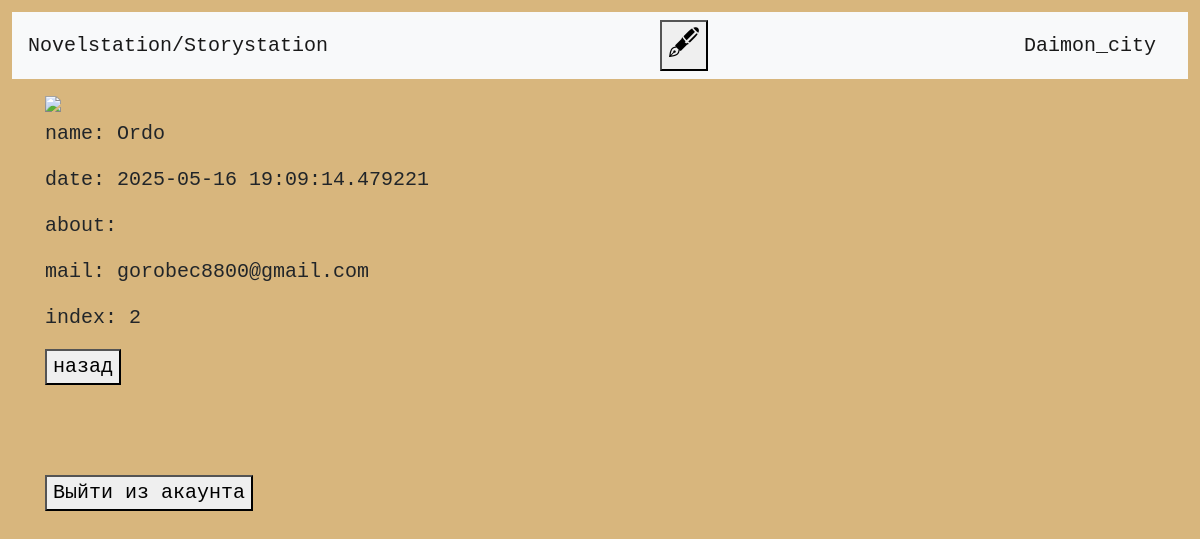
The page /profile/2 (signed in) on the database its author committed.
### data/users.py (models this page shows, shortened)
class User(SqlAlchemyBase, UserMixin):
    __tablename__ = 'users'
    id = sqlalchemy.Column(sqlalchemy.Integer, primary_key=True, autoincrement=True)
    name = sqlalchemy.Column(sqlalchemy.String(50), nullable=True)
    about = sqlalchemy.Column(sqlalchemy.String, nullable=True)
    email = sqlalchemy.Column(sqlalchemy.String, index=True, unique=True, nullable=True)
    hashed_password = sqlalchemy.Column(sqlalchemy.String, nullable=True)
    created_date = sqlalchemy.Column(sqlalchemy.DateTime, default=datetime.now)
    chapters = sqlalchemy.Column(sqlalchemy.String, nullable=True)
    img = sqlalchemy.Column(sqlalchemy.Integer, default=0)

### server.py (the view)
@app.route('/profile/<int:id>')
@login_required
def profile(id):
    db_sess = db_session.create_session()
    user = db_sess.query(User).get(id)
    return render_template('profile.html', user=user, title=f"{user.name}'s Profile")

### data/db_session.py (called while the page is built)
def create_session() -> Session:
    global __factory
    return __factory()

### server.py (called while the page is built)
@login_manager.user_loader
def load_user(user_id):
    db_sess = db_session.create_session()
    return db_sess.query(User).get(user_id)

### templates/profile.html
{% extends "base.html" %}
{% block head%}
<link rel="stylesheet" href="../static/base.css">
{% endblock %}
{% block content %}
    <img src="../ava/0.jpg">
    <p>name: {{ user.name }}</p>
    <p>date: {{ user.created_date }}</p>
    <p>about: {{ user.about }}</p>
    <p>mail: {{ user.email }}</p>
    <p>index: {{ user.id }}</p>
    <form action="/">
        <button>назад</button>
    </form>
<br>
<br>
<br>
<form action="/logout">
    <button>Выйти из акаунта</button>
</form>
{% endblock %}

### templates/base.html (shortened to what this page needs)
<!doctype html>
<html lang="ru">
<head>
    <link rel="stylesheet"
          href="https://stackpath.bootstrapcdn.com/bootstrap/4.4.1/css/bootstrap.min.css"
>
    {% block head %}{% endblock %}
</head>
<body>
<header>
    <nav class="navbar navbar-light bg-light">
        <a class="navbar-brand" href="/">Novelstation/Storystation</a>
        {% if current_user.is_authenticated %}
        <form action="/personal/{{ current_user.id }}">
            <button style="font-size: 30px" type="text" required>🖋</button>
        </form>
        <a class="navbar-brand" href="/profile/{{ current_user.id }}">{{ current_user.name }}</a>
        {% else %}
        <p>
            <a class="btn btn-primary " href="/register">Зарегистрироваться</a>
            <a class="btn btn-success" href="/login">Войти</a>
        </p>
        {% endif %}
    </nav>
</header>
<main role="main" class="container">
    <div style="margin-top: 10px">
    {% block content %}{% endblock %}
    </div>
</main>
</body>
</html>

### static/base.css (style rules this page uses)
body { text-align: left; margin: 1vw; font-family: Courier New, Courier, sans-serif; font-size: 20px; background-color: #d8b67d; }

### rows shown on the page
User: name "Daimon_city"
User: name "Ordo", created_date "2025-05-16 19:09:14.479221", email "gorobec8800@gmail.com", id "2"
